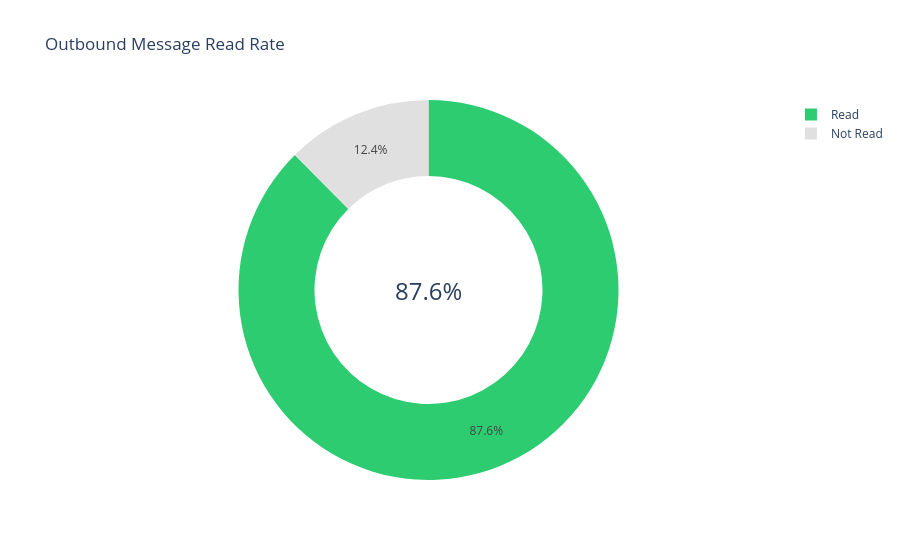

The notebook cell saved with this chart:
### Code cell
import plotly.graph_objects as go

labels = ["Read", "Not Read"]
values = [df_read["read_messages"][0], df_read["non_failed"][0] - df_read["read_messages"][0]]

fig = go.Figure(go.Pie(
    labels=labels,
    values=values,
    hole=0.6,
    marker_colors=["#2ecc71", "#e0e0e0"]
))

fig.update_layout(
    title="Outbound Message Read Rate",
    annotations=[dict(text=f"{values[0]/sum(values):.1%}", font_size=24, showarrow=False)]
)

fig.show()

### Figure 1 — Plotly figure (JSON) as saved in the notebook; plotly's stock layout.template omitted (floating-point values rounded to 4 significant figures)
{"data": [{"hole": 0.6, "labels": ["Read", "Not Read"], "marker": {"colors": ["#2ecc71", "#e0e0e0"]}, "type": "pie", "values": [10832, 1536]}], "layout": {"annotations": [{"font": {"size": 24}, "showarrow": false, "text": "87.6%"}], "title": {"text": "Outbound Message Read Rate"}}}
